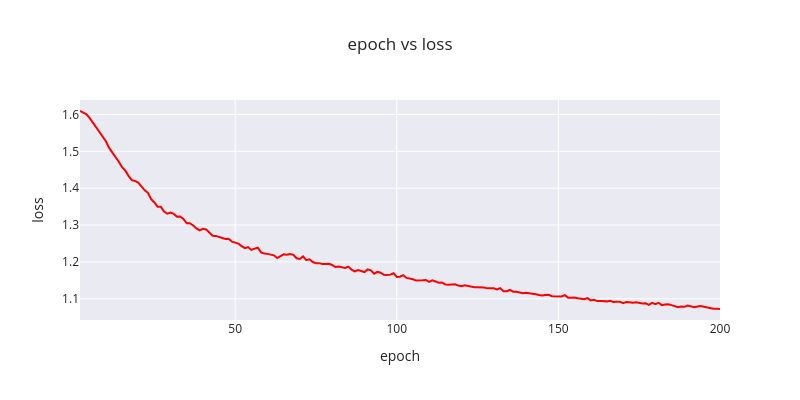
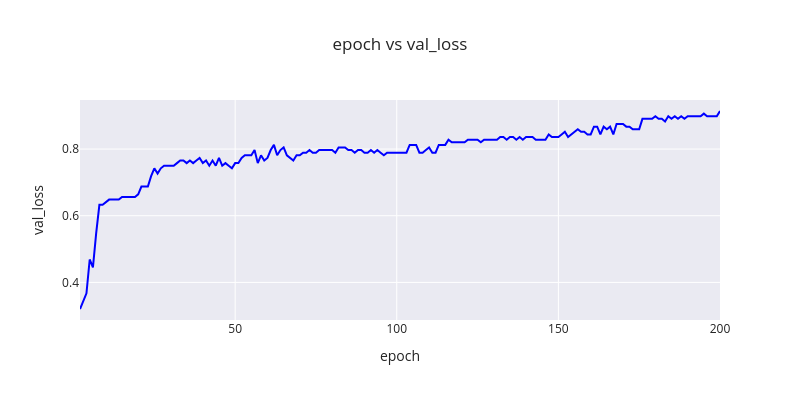

Here is the notebook cell these charts were saved with, in order:
### Code cell
# plot epoch vs loss and val_loss with plotly on 2 graph
import plotly.express as px
# set style as seaborn
# set word as bold in arial font


px.defaults.template = 'seaborn'
fig = px.line(df, x='epoch', y='loss', title='epoch vs loss')
fig.update_traces(line=dict(color='red'))
fig.show()

# set line color as red

fig = px.line(df, x='epoch', y='val_loss', title='epoch vs val_loss')
fig.update_traces(line=dict(color='blue'))
fig.show()

### Figure 1 — Plotly figure (JSON) as saved in the notebook; plotly's stock layout.template omitted (floating-point values rounded to 4 significant figures; data arrays with more than 128 entries replaced by an {"elided": "..."} marker saying what was removed)
{"data": [{"hovertemplate": "epoch=%{x}<br>loss=%{y}<extra></extra>", "legendgroup": "", "line": {"color": "red", "dash": "solid"}, "marker": {"symbol": "circle"}, "mode": "lines", "name": "", "orientation": "v", "showlegend": false, "type": "scatter", "x": {"elided": "199 int values"}, "xaxis": "x", "y": {"elided": "199 float values"}, "yaxis": "y"}], "layout": {"height": 400, "legend": {"tracegroupgap": 0}, "title": {"text": "epoch vs loss"}, "width": 800, "xaxis": {"anchor": "y", "domain": [0, 1], "title": {"text": "epoch"}}, "yaxis": {"anchor": "x", "domain": [0, 1], "title": {"text": "loss"}}}}

### Figure 2 — Plotly figure (JSON) as saved in the notebook; plotly's stock layout.template omitted (floating-point values rounded to 4 significant figures; data arrays with more than 128 entries replaced by an {"elided": "..."} marker saying what was removed)
{"data": [{"hovertemplate": "epoch=%{x}<br>val_loss=%{y}<extra></extra>", "legendgroup": "", "line": {"color": "blue", "dash": "solid"}, "marker": {"symbol": "circle"}, "mode": "lines", "name": "", "orientation": "v", "showlegend": false, "type": "scatter", "x": {"elided": "199 int values"}, "xaxis": "x", "y": {"elided": "199 float values"}, "yaxis": "y"}], "layout": {"height": 400, "legend": {"tracegroupgap": 0}, "title": {"text": "epoch vs val_loss"}, "width": 800, "xaxis": {"anchor": "y", "domain": [0, 1], "title": {"text": "epoch"}}, "yaxis": {"anchor": "x", "domain": [0, 1], "title": {"text": "val_loss"}}}}
